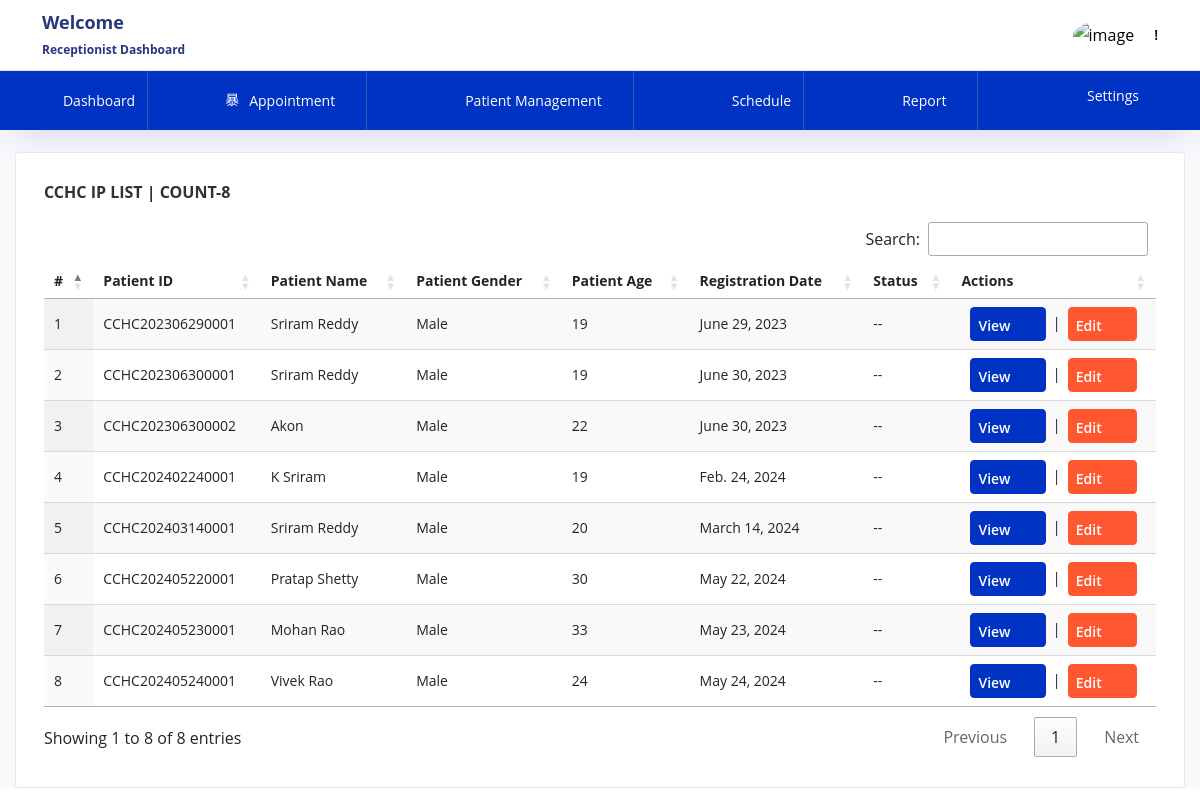
Screenshot of /receptionist/receptionist_patientList with the database file from the repository.
### patient/models.py (models this page shows, shortened)
class PatientPrimaryData(models.Model):
    patient_id = models.CharField(max_length=16, unique=True)
    patient_name = models.CharField(max_length=100)
    patient_age = models.PositiveIntegerField()
    patient_dob = models.DateField()
    patient_gender = models.CharField(max_length=10)
    mobile_number = models.CharField(max_length=17)
    guardian_name = models.CharField(max_length=100)
    relationship = models.CharField(max_length=100)
    registration_date = models.DateField(default=timezone.now)
    state = models.CharField(max_length=100)
    district = models.CharField(max_length=100)
    address=models.TextField(max_length=250, default='')

### receptionist/views.py (the view)
# urls.py: path('receptionist_patientList',views.receptionist_patientList,name="receptionist_patientList"),
def receptionist_patientList(request):
    patient=PatientPrimaryData.objects.all()
    patient_count = PatientPrimaryData.objects.count()
    return render(request,'receptionist_patientList.html',{'patient':patient,'patient_count':patient_count})

### templates/receptionist_patientList.html (shortened to what this page needs)
{% extends 'receptionist_base.html' %} {% load static %} {% block body %}
<link
  rel="stylesheet"
  type="text/css"
  href="https://cdn.datatables.net/1.10.25/css/jquery.dataTables.min.css"
/>
<link
  rel="stylesheet"
  type="text/css"
  href="https://cdn.datatables.net/buttons/1.7.1/css/buttons.dataTables.min.css"
/>
<div class="col-lg-12 stretch-card">
  <div class="card">
    <div class="card-body">
      <h4 class="card-title">CCHC IP LIST | COUNT-{{ patient_count }}</h4>
      <div class="row">
        <div class="col-12">
          <div class="table-responsive">
            <div class="table">
              <table id="patient_list" class="display">
                <thead>
                  <tr>
                    <th>#</th>
                    <th>Patient ID</th>
                    <th>Patient Name</th>
                    <th>Patient Gender</th>
                    <th>Patient Age</th>
                    <th>Registration Date</th>
                    <th>Status</th>
                    <th>Actions</th>
                  </tr>
                </thead>
                <tbody>
                  {% for x in patient %}
                  <tr>
                    <td>{{ forloop.counter }}</td>
                    <td>{{ x.patient_id }}</td>
                    <td>{{ x.patient_name }}</td>
                    <td>{{ x.patient_gender }}</td>
                    <td>{{ x.patient_age }}</td>
                    <td>{{ x.registration_date }}</td>
                    <td>--</td>
                    <td style="text-align: center">
                      <a
                        href="/receptionist/receptionist_patient_View_Edit/{{ x.patient_id }}/"
                        type="button"
                        class="btn btn-primary btn-icon-text btn-sm"
                        >View <i class="mdi mdi-file-check btn-icon-append"></i
                      ></a>
                      &nbsp;|&nbsp;
                      <a
                        type="button"
                        class="btn btn-warning btn-icon-text btn-sm"
                        >Edit <i class="mdi mdi-file-check btn-icon-append"></i
                      ></a>
                    </td>
                  </tr>
                  {% endfor %}
                </tbody>
              </table>
            </div>
          </div>
        </div>
      </div>
    </div>
  </div>
</div>
{% endblock %}

### rows the page displays
PatientPrimaryData: patient_id "CCHC202306290001", patient_name "Sriram Reddy", patient_gender "Male", patient_age "19", registration_date "June 29, 2023"
PatientPrimaryData: patient_id "CCHC202306300001", patient_name "Sriram Reddy", patient_gender "Male", patient_age "19", registration_date "June 30, 2023"
PatientPrimaryData: patient_id "CCHC202306300002", patient_name "Akon", patient_gender "Male", patient_age "22", registration_date "June 30, 2023"
PatientPrimaryData: patient_id "CCHC202402240001", patient_name "K Sriram", patient_gender "Male", patient_age "19", registration_date "Feb. 24, 2024"
PatientPrimaryData: patient_id "CCHC202403140001", patient_name "Sriram Reddy", patient_gender "Male", patient_age "20", registration_date "March 14, 2024"
PatientPrimaryData: patient_id "CCHC202405220001", patient_name "Pratap Shetty", patient_gender "Male", patient_age "30", registration_date "May 22, 2024"
PatientPrimaryData: patient_id "CCHC202405230001", patient_name "Mohan Rao", patient_gender "Male", patient_age "33", registration_date "May 23, 2024"
PatientPrimaryData: patient_id "CCHC202405240001", patient_name "Vivek Rao", patient_gender "Male", patient_age "24", registration_date "May 24, 2024"

### other values shown
{{ patient_count }} "8"
